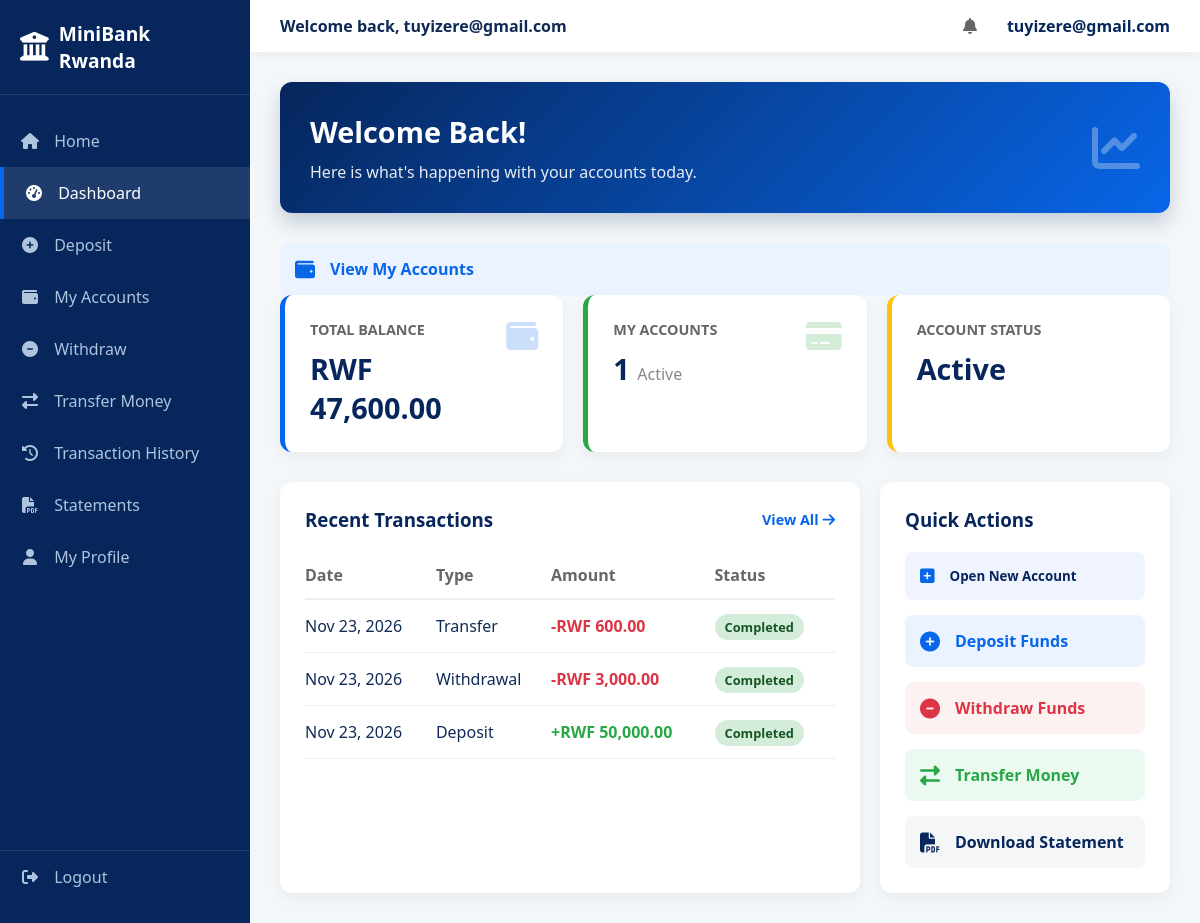
The app's page /public/customer/dashboard.php (signed in) with its own data.
### tables this page shows
CREATE TABLE `accounts` (
  `id` int(11) NOT NULL AUTO_INCREMENT,
  `customer_id` int(11) NOT NULL,
  `account_number` varchar(20) NOT NULL,
  `account_type` enum('Savings','Current') DEFAULT 'Savings',
  `currency` varchar(3) DEFAULT 'RWF',
  `balance` decimal(18,2) DEFAULT 0.00,
  `status` enum('active','frozen','closed') DEFAULT 'active',
  `created_at` timestamp NOT NULL DEFAULT current_timestamp(),
  PRIMARY KEY (`id`),
  UNIQUE KEY `account_number` (`account_number`),
  KEY `customer_id` (`customer_id`),
  CONSTRAINT `accounts_ibfk_1` FOREIGN KEY (`customer_id`) REFERENCES `customers` (`id`) ON DELETE CASCADE
);

CREATE TABLE `transactions` (
  `id` int(11) NOT NULL AUTO_INCREMENT,
  `reference` varchar(50) NOT NULL,
  `account_id` int(11) NOT NULL,
  `related_account_id` int(11) DEFAULT NULL,
  `transaction_type` enum('deposit','withdrawal','transfer','reversal') NOT NULL,
  `amount` decimal(18,2) NOT NULL,
  `description` varchar(255) DEFAULT NULL,
  `status` enum('pending','completed','failed') DEFAULT 'completed',
  `created_at` timestamp NOT NULL DEFAULT current_timestamp(),
  PRIMARY KEY (`id`),
  UNIQUE KEY `reference` (`reference`),
  KEY `account_id` (`account_id`),
  KEY `related_account_id` (`related_account_id`),
  CONSTRAINT `transactions_ibfk_1` FOREIGN KEY (`account_id`) REFERENCES `accounts` (`id`) ON DELETE CASCADE,
  CONSTRAINT `transactions_ibfk_2` FOREIGN KEY (`related_account_id`) REFERENCES `accounts` (`id`) ON DELETE SET NULL
);

### app/Core/Database.php (called while the page is built, shortened)
<?php
class Database {
    private static $instance = null;
    private function __construct() {
        try {
            $this->pdo = new PDO("mysql:host=".DB_HOST.";dbname=".DB_NAME.";charset=utf8mb4", DB_USER, DB_PASS, [
                PDO::ATTR_ERRMODE => PDO::ERRMODE_EXCEPTION,
                PDO::ATTR_DEFAULT_FETCH_MODE => PDO::FETCH_ASSOC,
                PDO::ATTR_EMULATE_PREPARES => false
            ]);
        } catch (PDOException $e) {
            Logger::log("DB Connection Failed: " . $e->getMessage(), 'CRITICAL');
            die("Database connection failed. Check .env settings.");
        }
    }
    public static function getInstance() {
        if (!self::$instance) self::$instance = new Database();
        return self::$instance->pdo;
    }
}
?>

### app/Core/Auth.php (called while the page is built, shortened)
<?php
class Auth {
    public static function user() {
        return [
            'id' => $_SESSION['user_id'] ?? null,
            'role' => $_SESSION['role'] ?? null,
            'name' => $_SESSION['name'] ?? 'User',
            'email' => $_SESSION['email'] ?? ''
        ];
    }
}
?>

### app/Models/Account.php (called while the page is built)
<?php
require_once __DIR__ . '/../Core/Database.php';
class Account {
    private $db;
    public function __construct() {
        $this->db = Database::getInstance();
    }
    public function getByCustomer($userId) {
        $stmt = $this->db->prepare("
            SELECT a.* FROM accounts a
            JOIN customers c ON a.customer_id = c.id
            WHERE c.user_id = ?
        ");
        $stmt->execute([$userId]);
        return $stmt->fetchAll();
    }
    public function getTotalBalance($userId) {
        $stmt = $this->db->prepare("
            SELECT SUM(a.balance) as total FROM accounts a
            JOIN customers c ON a.customer_id = c.id
            WHERE c.user_id = ? AND a.status = 'active'
        ");
        $stmt->execute([$userId]);
        $res = $stmt->fetch();
        return $res['total'] ?? 0.00;
    }
    public function getRecentTransactions($userId, $limit = 5) {
        $stmt = $this->db->prepare("
            SELECT t.*, a.account_number
            FROM transactions t
            JOIN accounts a ON t.account_id = a.id
            JOIN customers c ON a.customer_id = c.id
            WHERE c.user_id = ?
            ORDER BY t.created_at DESC LIMIT ?
        ");
        $stmt->bindValue(1, $userId, PDO::PARAM_INT);
        $stmt->bindValue(2, $limit, PDO::PARAM_INT);
        $stmt->execute();
        return $stmt->fetchAll();
    }
}
?>

### app/Helpers/functions.php (called while the page is built, shortened)
<?php
require_once __DIR__ . '/../Core/Database.php';
function formatRWF($amount) {
    return 'RWF ' . number_format((float)$amount, 2);
}
?>

### public/customer/dashboard.php (the view, shortened to what this page needs)
<?php
require_once '../../app/Views/layouts/header.php';
require_once '../../app/Models/Account.php';
$accountModel = new Account();
$accounts = $accountModel->getByCustomer($user['id']);
$totalBalance = $accountModel->getTotalBalance($user['id']);
$recentTx = $accountModel->getRecentTransactions($user['id'], 5);
$primaryStatus = !empty($accounts) ? $accounts[0]['status'] : 'N/A';
?>
<div style="background: linear-gradient(135deg, var(--primary-navy) 0%, var(--primary-blue) 100%); color: white; padding: 30px; border-radius: 12px; margin-bottom: 30px; display: flex; justify-content: space-between; align-items: center; box-shadow: 0 10px 20px rgba(6,38,92,0.2);">
    <div>
        <h2 style="margin: 0 0 10px 0; font-size: 1.8rem;">Welcome Back!</h2>
        <p style="margin: 0; opacity: 0.9; font-size: 1rem;">Here is what's happening with your accounts today.</p>
    </div>
    <i class="fas fa-chart-line fa-3x" style="opacity: 0.3;"></i>
</div>
             <a href="accounts.php" style="display: flex; align-items: center; gap: 15px; padding: 15px; background: #eaf3ff; color: var(--primary-blue); text-decoration: none; border-radius: 8px; font-weight: 600; transition: 0.2s;">
                <i class="fas fa-wallet fa-lg"></i> View My Accounts
            </a>
<div class="stats-grid" style="display: grid; grid-template-columns: repeat(auto-fit, minmax(250px, 1fr)); gap: 20px; margin-bottom: 30px;">
    <div class="stat-card" style="background: white; padding: 25px; border-radius: 12px; box-shadow: 0 5px 15px rgba(0,0,0,0.05); border-left: 5px solid #0866E8;">
        <div style="display: flex; justify-content: space-between; align-items: start;">
            <div>
                <h4 style="color: #666; font-size: 0.9rem; text-transform: uppercase; margin-bottom: 10px;">Total Balance</h4>
                <h2 style="color: var(--primary-navy); font-size: 1.8rem; margin: 0;"><?= formatRWF($totalBalance) ?></h2>
            </div>
            <i class="fas fa-wallet" style="font-size: 2rem; color: #0866E8; opacity: 0.2;"></i>
        </div>
    </div>
    <div class="stat-card" style="background: white; padding: 25px; border-radius: 12px; box-shadow: 0 5px 15px rgba(0,0,0,0.05); border-left: 5px solid #28a745;">
        <div style="display: flex; justify-content: space-between; align-items: start;">
            <div>
                <h4 style="color: #666; font-size: 0.9rem; text-transform: uppercase; margin-bottom: 10px;">My Accounts</h4>
                <h2 style="color: var(--primary-navy); font-size: 1.8rem; margin: 0;"><?= count($accounts) ?> <span style="font-size: 1rem; color: #888; font-weight: normal;">Active</span></h2>
            </div>
            <i class="fas fa-credit-card" style="font-size: 2rem; color: #28a745; opacity: 0.2;"></i>
        </div>
    </div>
    <div class="stat-card" style="background: white; padding: 25px; border-radius: 12px; box-shadow: 0 5px 15px rgba(0,0,0,0.05); border-left: 5px solid #ffc107;">
        <div style="display: flex; justify-content: space-between; align-items: start;">
            <div>
                <h4 style="color: #666; font-size: 0.9rem; text-transform: uppercase; margin-bottom: 10px;">Account Status</h4>
                <h2 style="color: var(--primary-navy); font-size: 1.8rem; margin: 0; text-transform: capitalize;"><?= $primaryStatus ?></h2>
            </div>
        </div>
    </div>
</div>
<div style="display: grid; grid-template-columns: 2fr 1fr; gap: 20px;">
    <div style="background: white; border-radius: 12px; padding: 25px; box-shadow: 0 5px 15px rgba(0,0,0,0.05);">
        <div style="display: flex; justify-content: space-between; align-items: center; margin-bottom: 20px;">
            <h3 style="margin: 0; color: var(--primary-navy);">Recent Transactions</h3>
            <a href="history.php" style="color: var(--primary-blue); text-decoration: none; font-size: 0.9rem; font-weight: 600;">View All <i class="fas fa-arrow-right"></i></a>
        </div>
        <table style="width: 100%; border-collapse: collapse;">
            <thead>
                <tr style="text-align: left; border-bottom: 2px solid #eee;">
                    <th style="padding: 12px 0; color: #666; font-weight: 600;">Date</th>
                    <th style="padding: 12px 0; color: #666; font-weight: 600;">Type</th>
                    <th style="padding: 12px 0; color: #666; font-weight: 600;">Amount</th>
                    <th style="padding: 12px 0; color: #666; font-weight: 600;">Status</th>
                </tr>
            </thead>
            <tbody>
                <?php if(empty($recentTx)): ?>
                    <tr><td colspan="4" style="text-align: center; padding: 30px; color: #888;">No recent transactions found.</td></tr>
                <?php else: ?>
                    <?php foreach($recentTx as $tx): ?>
                    <tr style="border-bottom: 1px solid #eee;">
                        <td style="padding: 15px 0; color: var(--text-dark);"><?= date('M d, Y', strtotime($tx['created_at'])) ?></td>
                        <td style="padding: 15px 0; text-transform: capitalize; color: var(--text-dark);"><?= $tx['transaction_type'] ?></td>
                        <td style="padding: 15px 0; font-weight: 600; color: <?= $tx['transaction_type'] == 'deposit' ? '#28a745' : '#dc3545' ?>;">
                            <?= $tx['transaction_type'] == 'deposit' ? '+' : '-' ?><?= formatRWF($tx['amount']) ?>
                        </td>
                        <td style="padding: 15px 0;">
                            <span style="background: <?= $tx['status'] == 'completed' ? '#d4edda' : '#f8d7da' ?>; color: <?= $tx['status'] == 'completed' ? '#155724' : '#721c24' ?>; padding: 4px 10px; border-radius: 20px; font-size: 0.8rem; font-weight: 600;">
                                <?= ucfirst($tx['status']) ?>
                            </span>
                        </td>
                    </tr>
                    <?php endforeach; ?>
                <?php endif; ?>
            </tbody>
        </table>
    </div>
    <div style="background: white; border-radius: 12px; padding: 25px; box-shadow: 0 5px 15px rgba(0,0,0,0.05);">
        <h3 style="margin: 0 0 20px 0; color: var(--primary-navy);">Quick Actions</h3>
        <div style="display: flex; flex-direction: column; gap: 15px;">
            <button onclick="document.getElementById('openAccountModal').style.display='flex'" style="display: flex; align-items: center; gap: 15px; padding: 15px; background: #f0f4ff; color: var(--primary-navy); border: none; border-radius: 8px; font-weight: 600; cursor: pointer; text-align: left; transition: 0.2s;">
                <i class="fas fa-plus-square fa-lg" style="color: var(--primary-blue);"></i> Open New Account
            </button>
            <a href="deposit.php" style="display: flex; align-items: center; gap: 15px; padding: 15px; background: #eaf3ff; color: var(--primary-blue); text-decoration: none; border-radius: 8px; font-weight: 600; transition: 0.2s;">
                <i class="fas fa-plus-circle fa-lg"></i> Deposit Funds
            </a>
            <a href="withdraw.php" style="display: flex; align-items: center; gap: 15px; padding: 15px; background: #fdf2f2; color: #dc3545; text-decoration: none; border-radius: 8px; font-weight: 600; transition: 0.2s;">
                <i class="fas fa-minus-circle fa-lg"></i> Withdraw Funds
            </a>
            <a href="transfer.php" style="display: flex; align-items: center; gap: 15px; padding: 15px; background: #eafaf1; color: #28a745; text-decoration: none; border-radius: 8px; font-weight: 600; transition: 0.2s;">
                <i class="fas fa-exchange-alt fa-lg"></i> Transfer Money
            </a>
            <a href="statement.php" style="display: flex; align-items: center; gap: 15px; padding: 15px; background: #f4f6f8; color: var(--primary-navy); text-decoration: none; border-radius: 8px; font-weight: 600; transition: 0.2s;">
                <i class="fas fa-file-pdf fa-lg"></i> Download Statement
            </a>
        </div>
    </div>
</div>
<?php require_once '../../app/Views/layouts/footer.php'; ?>

### records on screen
accounts: status "Active"
transactions: created_at "Nov 23, 2026", transaction_type "Transfer", amount "RWF 600.00", status "Completed"
transactions: created_at "Nov 23, 2026", transaction_type "Withdrawal", amount "RWF 3,000.00", status "Completed"
transactions: created_at "Nov 23, 2026", transaction_type "Deposit", amount "RWF 50,000.00", status "Completed"

### other values on screen
$settings['site_name'] "MiniBank Rwanda"
$user['email'] "tuyizere@gmail.com"
formatRWF($totalBalance) "RWF 47,600.00"
count($accounts) "1"
